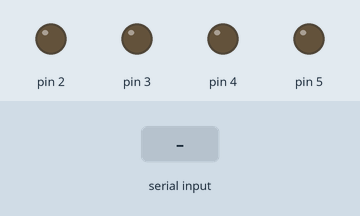
Recording of a sketch running on a simulated Arduino Uno, built with avr-gcc and run on an emulated ATmega328P. Parts: output pins drawn as LEDs (lit = HIGH). Inputs (shaded band) come from the test bench. Pins used as bus, display or sensor lines are not drawn; what the sketch prints to the serial monitor is not drawn.

Above: at 2.2 s.
2.3 s: "2" received over Serial
At 2.8 s:
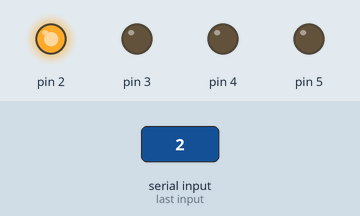
3.9 s: "4" received over Serial
At 5.2 s:
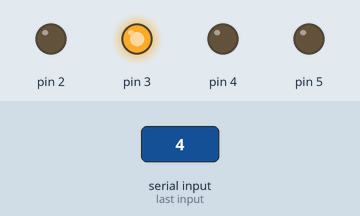
5.5 s: "0" received over Serial
At 6.5 s:
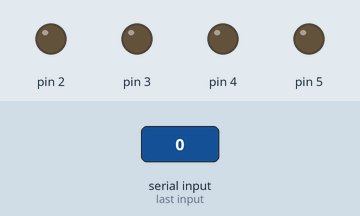
7.1 s: "3" received over Serial
At 7.7 s:
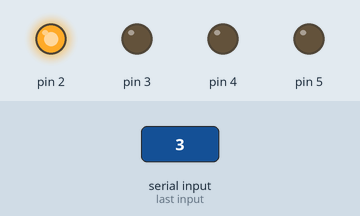
Timing chart, 0 to 9.7 s (numbered marks = the images above; inputs shaded):
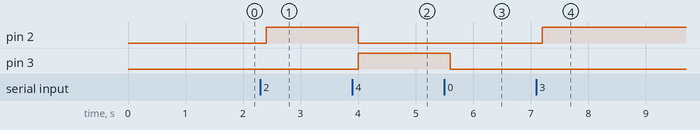

The sketch:

Test1.ino
```cpp
void setup() {
  pinMode(0, OUTPUT);
  pinMode(1, OUTPUT);
  pinMode(2, OUTPUT);
  pinMode(3, OUTPUT);
  pinMode(4, OUTPUT);
  pinMode(5, OUTPUT);
  digitalWrite(0, LOW);
  digitalWrite(1, LOW);
  digitalWrite(2, LOW);
  digitalWrite(3, LOW);
  digitalWrite(4, LOW);
  digitalWrite(5, LOW);
  Serial.begin(9600);
  delay(1000);
}

void loop() {
  while (Serial.available()) {
    char input = Serial.read();
    Serial.print(input);
    digitalWrite(0, HIGH);
    delay(100);
    sendBinary(input);
    delay(1000);
    digitalWrite(0, LOW);
  }
}

void sendBinary(char inputChar) {
  if(inputChar == '0') {
    digitalWrite(1, LOW);
    digitalWrite(2, LOW);
    digitalWrite(3, LOW);
    digitalWrite(4, LOW);
    digitalWrite(5, LOW);
  } else if (inputChar == '1') {
    digitalWrite(1, HIGH);
    digitalWrite(2, LOW);
    digitalWrite(3, LOW);
    digitalWrite(4, LOW);
    digitalWrite(5, LOW);
  } else if (inputChar == '2') {
    digitalWrite(1, LOW);
    digitalWrite(2, HIGH);
    digitalWrite(3, LOW);
    digitalWrite(4, LOW);
    digitalWrite(5, LOW);
  } else if (inputChar == '3') {
    digitalWrite(1, HIGH);
    digitalWrite(2, HIGH);
    digitalWrite(3, LOW);
    digitalWrite(4, LOW);
    digitalWrite(5, LOW);
  } else if (inputChar == '4') {
    digitalWrite(1, LOW);
    digitalWrite(2, LOW);
    digitalWrite(3, HIGH);
    digitalWrite(4, LOW);
    digitalWrite(5, LOW);
  } else if (inputChar == '5') {
    digitalWrite(1, HIGH);
    digitalWrite(2, LOW);
    digitalWrite(3, HIGH);
    digitalWrite(4, LOW);
    digitalWrite(5, LOW);
  } else {
    digitalWrite(1, HIGH);
    digitalWrite(2, HIGH);
    digitalWrite(3, HIGH);
    digitalWrite(4, HIGH);
    digitalWrite(5, HIGH);
  }
}
```

Measured:
- after the input at 2.3 s, pin 2: LOW → HIGH after 0.10 s
- after the input at 3.9 s, pin 2: HIGH → LOW after 0.10 s; pin 3: LOW → HIGH after 0.10 s
- after the input at 5.5 s, pin 3: HIGH → LOW after 0.10 s
- after the input at 7.1 s, pin 2: LOW → HIGH after 0.10 s
